Frame 1 (no input): blank canvas, image omitted
Frame 60 (the mouse pressed at the canvas centre just before this capture): blank canvas, image omitted
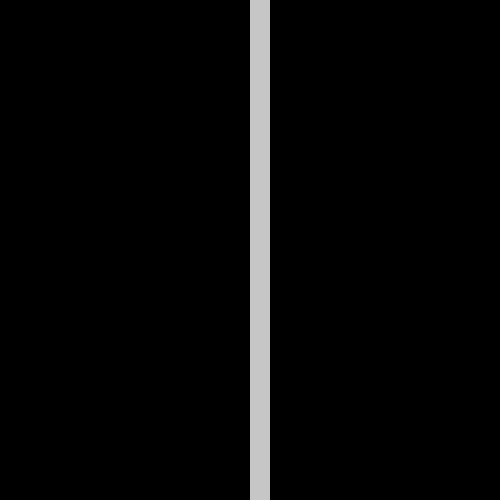
Frame 120 (the mouse held since frame 60 and released just before this capture)

The Processing sketch whose frames 1 and 60 were blank and that drew this single picture after the mouse press (run headless with seeded random() and noise(); from frame 60 on, the mouse is pressed at the canvas centre):

// Processing sketch: processing_28908
// ── processing_28908.pde

void setup() {
  size(500, 500);
  smooth();
  noStroke();
  fill(0);
  rect(0, 0, width, height);
 
}
 
void draw(){
 
  if(mousePressed){
   noStroke(); 
   fill(200, 20);
   rect (mouseX, 0, 20, 500);
 }
}



  
